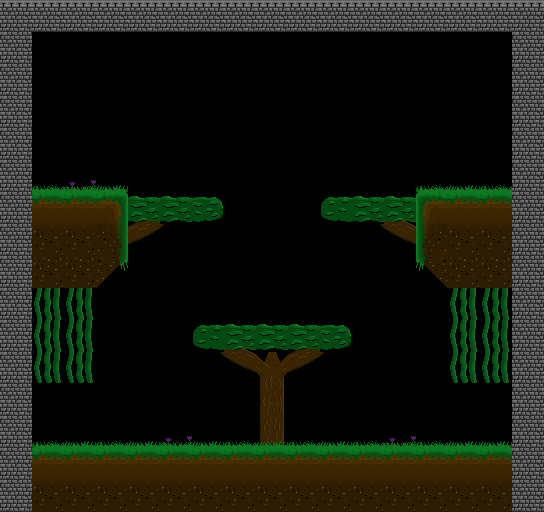

Below is a game level as drawn by its tile map, then a one-line description and the .tmx file that defines it, in full:
An orthogonal 17x16 tile map with 32x32 px tiles, 4 tile layers (Background 2, Background 1, Main Stage, Foreground).

<map version="1.2" tiledversion="1.3.3" orientation="orthogonal" renderorder="right-down" width="17" height="16" tilewidth="32" tileheight="32" infinite="0" nextlayerid="5" nextobjectid="1">
 <tileset firstgid="1" source="Dark Forest Tileset.tsx" />
 <layer id="4" name="Background 2" width="17" height="16">
  <data encoding="csv">
0,0,0,0,0,0,0,0,0,0,0,0,0,0,0,0,0,
0,0,0,0,0,0,0,0,0,0,0,0,0,0,0,0,0,
0,0,0,0,0,0,0,0,0,0,0,0,0,0,0,0,0,
0,0,0,0,0,0,0,0,0,0,0,0,0,0,0,0,0,
0,0,0,0,0,0,0,0,0,0,0,0,0,0,0,0,0,
0,0,0,0,0,0,0,0,0,0,0,0,0,0,0,0,0,
0,0,0,0,25,0,0,0,0,0,0,0,23,0,0,0,0,
0,0,0,0,26,27,0,0,0,0,0,22,24,0,0,0,0,
0,0,0,0,0,0,0,0,0,0,0,0,0,0,0,0,0,
0,0,0,0,0,0,0,0,0,0,0,0,0,0,0,0,0,
0,0,0,0,0,0,0,23,0,25,0,0,0,0,0,0,0,
0,0,0,0,0,0,22,24,19,26,27,0,0,0,0,0,0,
0,0,0,0,0,0,0,0,20,0,0,0,0,0,0,0,0,
0,0,0,0,0,0,0,0,21,0,0,0,0,0,0,0,0,
0,0,0,0,0,0,0,0,0,0,0,0,0,0,0,0,0,
0,0,0,0,0,0,0,0,0,0,0,0,0,0,0,0,0
</data>
 </layer>
 <layer id="1" name="Background 1" width="17" height="16">
  <data encoding="csv">
0,0,0,0,0,0,0,0,0,0,0,0,0,0,0,0,0,
0,0,0,0,0,0,0,0,0,0,0,0,0,0,0,0,0,
0,0,0,0,0,0,0,0,0,0,0,0,0,0,0,0,0,
0,0,0,0,0,0,0,0,0,0,0,0,0,0,0,0,0,
0,0,0,0,0,0,0,0,0,0,0,0,0,0,0,0,0,
0,6,5,6,0,0,0,0,0,0,0,0,0,6,6,6,0,
0,0,0,0,0,0,0,0,0,0,0,0,0,0,0,0,0,
0,0,0,0,0,0,0,0,0,0,0,0,0,0,0,0,0,
0,0,0,0,0,0,0,0,0,0,0,0,0,0,0,0,0,
0,0,0,0,0,0,0,0,0,0,0,0,0,0,0,0,0,
0,0,0,0,0,0,0,0,0,0,0,0,0,0,0,0,0,
0,0,0,0,0,0,0,0,0,0,0,0,0,0,0,0,0,
0,0,0,0,0,0,0,0,0,0,0,0,0,0,0,0,0,
0,6,6,6,6,5,6,6,6,6,6,6,5,6,6,6,0,
0,0,0,0,0,0,0,0,0,0,0,0,0,0,0,0,0,
0,0,0,0,0,0,0,0,0,0,0,0,0,0,0,0,0
</data>
 </layer>
 <layer id="2" name="Main Stage" width="17" height="16">
  <data encoding="csv">
31,31,31,31,31,31,31,31,31,31,31,31,31,31,31,31,31,
30,0,0,0,0,0,0,0,0,0,0,0,0,0,0,0,30,
30,0,0,0,0,0,0,0,0,0,0,0,0,0,0,0,30,
30,0,0,0,0,0,0,0,0,0,0,0,0,0,0,0,30,
30,0,0,0,0,0,0,0,0,0,0,0,0,0,0,0,30,
30,0,0,0,0,0,0,0,0,0,0,0,0,0,0,0,30,
30,12,12,13,17,17,18,0,0,0,16,17,17,7,12,12,30,
30,9,9,14,0,0,0,0,0,0,0,0,0,8,9,9,30,
30,10,10,15,0,0,0,0,0,0,0,0,0,11,10,10,30,
30,28,28,0,0,0,0,0,0,0,0,0,0,0,28,28,30,
30,28,28,0,0,0,16,17,17,17,18,0,0,0,28,28,30,
30,29,29,0,0,0,0,0,0,0,0,0,0,0,29,29,30,
30,0,0,0,0,0,0,0,0,0,0,0,0,0,0,0,30,
30,0,0,0,0,0,0,0,0,0,0,0,0,0,0,0,30,
30,12,12,12,12,12,12,12,12,12,12,12,12,12,12,12,30,
30,9,9,9,9,9,9,9,9,9,9,9,9,9,9,9,30
</data>
 </layer>
 <layer id="3" name="Foreground" width="17" height="16">
  <data encoding="csv">
0,0,0,0,0,0,0,0,0,0,0,0,0,0,0,0,0,
0,0,0,0,0,0,0,0,0,0,0,0,0,0,0,0,0,
0,0,0,0,0,0,0,0,0,0,0,0,0,0,0,0,0,
0,0,0,0,0,0,0,0,0,0,0,0,0,0,0,0,0,
0,0,0,0,0,0,0,0,0,0,0,0,0,0,0,0,0,
0,3,2,4,0,0,0,0,0,0,0,0,0,1,2,3,0,
0,0,0,0,0,0,0,0,0,0,0,0,0,0,0,0,0,
0,0,0,0,0,0,0,0,0,0,0,0,0,0,0,0,0,
0,0,0,0,0,0,0,0,0,0,0,0,0,0,0,0,0,
0,0,0,0,0,0,0,0,0,0,0,0,0,0,0,0,0,
0,0,0,0,0,0,0,0,0,0,0,0,0,0,0,0,0,
0,0,0,0,0,0,0,0,0,0,0,0,0,0,0,0,0,
0,0,0,0,0,0,0,0,0,0,0,0,0,0,0,0,0,
0,1,2,3,2,3,2,3,2,3,2,3,2,3,2,4,0,
0,0,0,0,0,0,0,0,0,0,0,0,0,0,0,0,0,
0,0,0,0,0,0,0,0,0,0,0,0,0,0,0,0,0
</data>
 </layer>
</map>